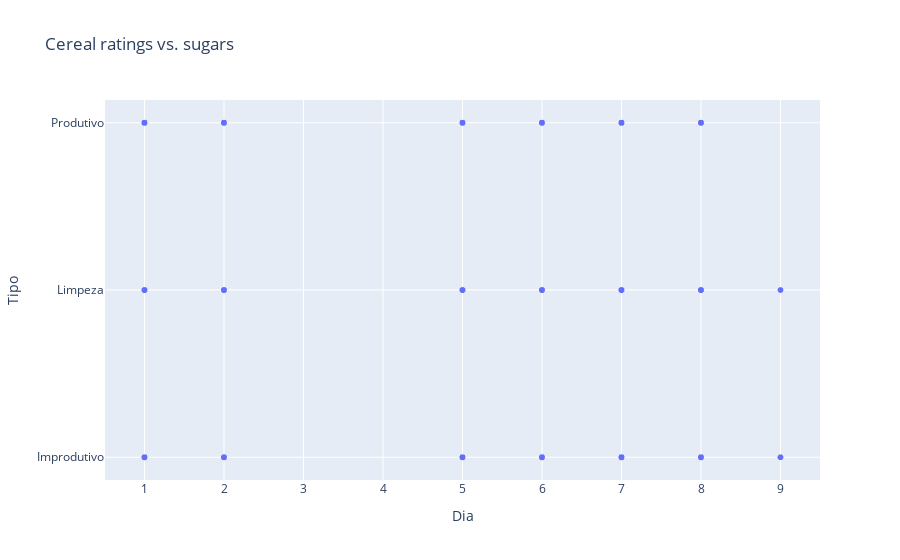

Notebook code cell kept with this figure:
### Code cell
fig = px.scatter(df,
                x='Dia',
                y='Tipo',
                hover_name='Tecnico',
                title='Cereal ratings vs. sugars')
fig.show()

### Figure 1 — Plotly figure (JSON) as saved in the notebook; plotly's stock layout.template omitted (floating-point values rounded to 4 significant figures; data arrays with more than 128 entries replaced by an {"elided": "..."} marker saying what was removed)
{"data": [{"hovertemplate": "<b>%{hovertext}</b><br><br>Dia=%{x}<br>Tipo=%{y}<extra></extra>", "hovertext": {"elided": "2867 str values"}, "legendgroup": "", "marker": {"color": "#636efa", "symbol": "circle"}, "mode": "markers", "name": "", "showlegend": false, "type": "scattergl", "x": {"elided": "2867 int values"}, "xaxis": "x", "y": {"elided": "2867 str values"}, "yaxis": "y"}], "layout": {"legend": {"tracegroupgap": 0}, "title": {"text": "Cereal ratings vs. sugars"}, "xaxis": {"anchor": "y", "domain": [0, 1], "title": {"text": "Dia"}}, "yaxis": {"anchor": "x", "domain": [0, 1], "title": {"text": "Tipo"}}}}
